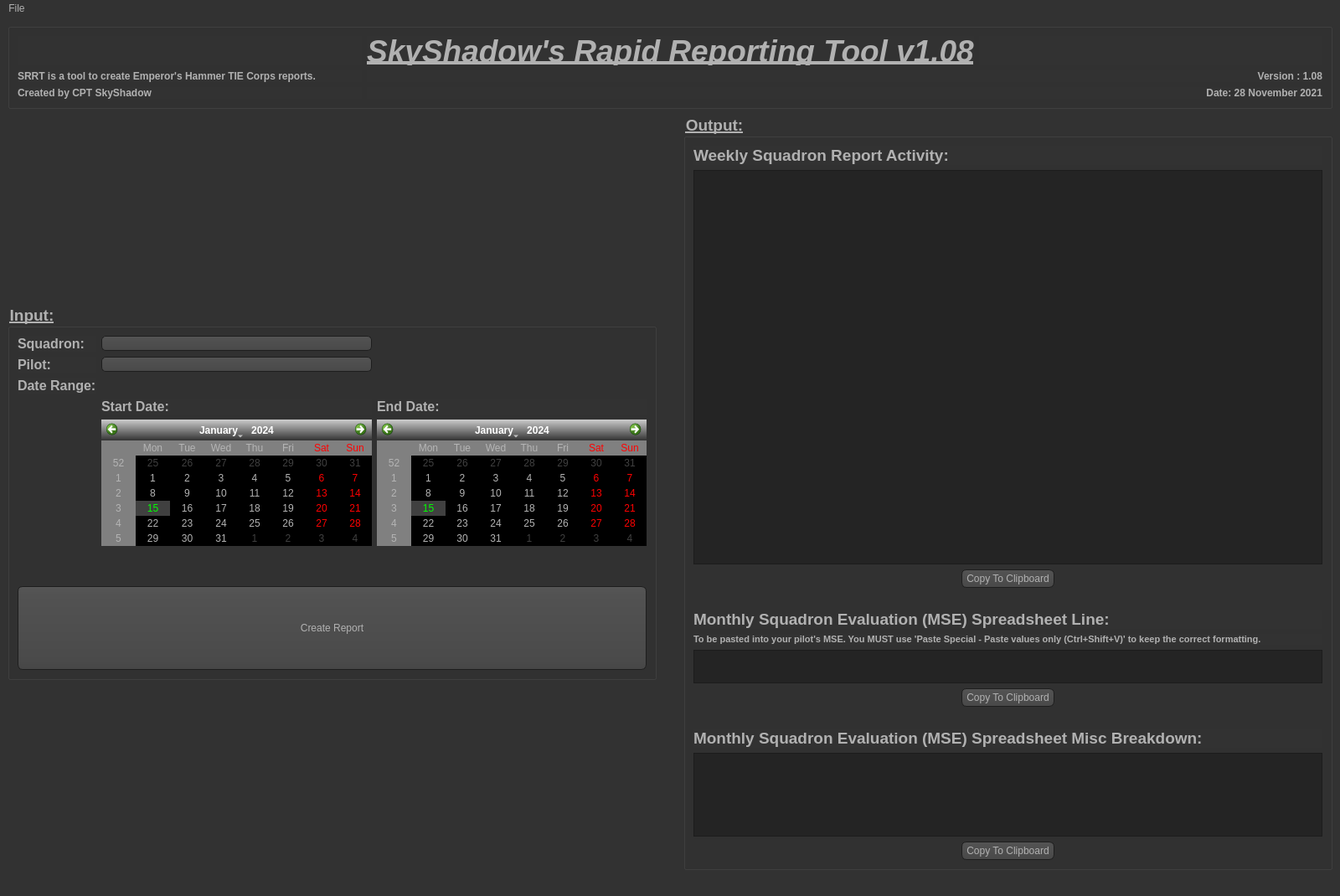
<?xml version="1.0" encoding="UTF-8"?>
<ui version="4.0">
 <class>MainWindow</class>
 <widget class="QMainWindow" name="MainWindow">
  <property name="geometry">
   <rect>
    <x>0</x>
    <y>0</y>
    <width>1600</width>
    <height>1070</height>
   </rect>
  </property>
  <property name="windowTitle">
   <string>SkyShadow's Rapid Reporting Tool</string>
  </property>
  <property name="windowIcon">
   <iconset resource="Resource/resource.qrc">
    <normaloff>:/icons/icon.png</normaloff>:/icons/icon.png</iconset>
  </property>
  <property name="styleSheet">
   <string notr="true">QToolTip
{
     border: 1px solid black;
     background-color: #ffa02f;
     padding: 1px;
     border-radius: 3px;
     opacity: 100;
}

QWidget
{
    color: #b1b1b1;
    background-color: #323232;
}

QWidget:item:hover
{
    background-color: QLinearGradient( x1: 0, y1: 0, x2: 0, y2: 1, stop: 0 #ffa02f, stop: 1 #ca0619);
    color: #000000;
}

QWidget:item:selected
{
    background-color: QLinearGradient( x1: 0, y1: 0, x2: 0, y2: 1, stop: 0 #ffa02f, stop: 1 #d7801a);
}

QMenuBar::item
{
    background: transparent;
}

QMenuBar::item:selected
{
    background: transparent;
    border: 1px solid #ffaa00;
}

QMenuBar::item:pressed
{
    background: #444;
    border: 1px solid #000;
    background-color: QLinearGradient(
        x1:0, y1:0,
        x2:0, y2:1,
        stop:1 #212121,
        stop:0.4 #343434/*,
        stop:0.2 #343434,
        stop:0.1 #ffaa00*/
    );
    margin-bottom:-1px;
    padding-bottom:1px;
}

QMenu
{
    border: 1px solid #000;
}

QMenu::item
{
    padding: 2px 20px 2px 20px;
}

QMenu::item:selected
{
    color: #000000;
}

QWidget:disabled
{
    color: #404040;
    background-color: #323232;
}

QAbstractItemView
{
    background-color: QLinearGradient( x1: 0, y1: 0, x2: 0, y2: 1, stop: 0 #4d4d4d, stop: 0.1 #646464, stop: 1 #5d5d5d);
}

QWidget:focus
{
    /*border: 2px solid QLinearGradient( x1: 0, y1: 0, x2: 0, y2: 1, stop: 0 #ffa02f, stop: 1 #d7801a);*/
}

QLineEdit
{
    background-color: QLinearGradient( x1: 0, y1: 0, x2: 0, y2: 1, stop: 0 #4d4d4d, stop: 0 #646464, stop: 1 #5d5d5d);
    padding: 1px;
    border-style: solid;
    border: 1px solid #1e1e1e;
    border-radius: 5;
}

QPushButton
{
    color: #b1b1b1;
    background-color: QLinearGradient( x1: 0, y1: 0, x2: 0, y2: 1, stop: 0 #565656, stop: 0.1 #525252, stop: 0.5 #4e4e4e, stop: 0.9 #4a4a4a, stop: 1 #464646);
    border-width: 1px;
    border-color: #1e1e1e;
    border-style: solid;
    border-radius: 6;
    padding: 3px;
    font-size: 12px;
    padding-left: 5px;
    padding-right: 5px;
}

QPushButton:pressed
{
    background-color: QLinearGradient( x1: 0, y1: 0, x2: 0, y2: 1, stop: 0 #2d2d2d, stop: 0.1 #2b2b2b, stop: 0.5 #292929, stop: 0.9 #282828, stop: 1 #252525);
}

QComboBox
{
    selection-background-color: #ffaa00;
    background-color: QLinearGradient( x1: 0, y1: 0, x2: 0, y2: 1, stop: 0 #565656, stop: 0.1 #525252, stop: 0.5 #4e4e4e, stop: 0.9 #4a4a4a, stop: 1 #464646);
    border-style: solid;
    border: 1px solid #1e1e1e;
    border-radius: 5;
}

QComboBox:hover,QPushButton:hover
{
    border: 2px solid QLinearGradient( x1: 0, y1: 0, x2: 0, y2: 1, stop: 0 #ffa02f, stop: 1 #d7801a);
}


QComboBox:on
{
    padding-top: 3px;
    padding-left: 4px;
    background-color: QLinearGradient( x1: 0, y1: 0, x2: 0, y2: 1, stop: 0 #2d2d2d, stop: 0.1 #2b2b2b, stop: 0.5 #292929, stop: 0.9 #282828, stop: 1 #252525);
    selection-background-color: #ffaa00;
}

QComboBox QAbstractItemView
{
    border: 2px solid darkgray;
    selection-background-color: QLinearGradient( x1: 0, y1: 0, x2: 0, y2: 1, stop: 0 #ffa02f, stop: 1 #d7801a);
}

QComboBox::drop-down
{
     subcontrol-origin: padding;
     subcontrol-position: top right;
     width: 15px;

     border-left-width: 0px;
     border-left-color: darkgray;
     border-left-style: solid; /* just a single line */
     border-top-right-radius: 3px; /* same radius as the QComboBox */
     border-bottom-right-radius: 3px;
 }

QComboBox::down-arrow
{
     image: url(:/down_arrow.png);
}

QGroupBox:focus
{
border: 2px solid QLinearGradient( x1: 0, y1: 0, x2: 0, y2: 1, stop: 0 #ffa02f, stop: 1 #d7801a);
}

QTextEdit:focus
{
    border: 2px solid QLinearGradient( x1: 0, y1: 0, x2: 0, y2: 1, stop: 0 #ffa02f, stop: 1 #d7801a);
}

QScrollBar:horizontal {
     border: 1px solid #222222;
     background: QLinearGradient( x1: 0, y1: 0, x2: 0, y2: 1, stop: 0.0 #121212, stop: 0.2 #282828, stop: 1 #484848);
     height: 7px;
     margin: 0px 16px 0 16px;
}

QScrollBar::handle:horizontal
{
      background: QLinearGradient( x1: 0, y1: 0, x2: 1, y2: 0, stop: 0 #ffa02f, stop: 0.5 #d7801a, stop: 1 #ffa02f);
      min-height: 20px;
      border-radius: 2px;
}

QScrollBar::add-line:horizontal {
      border: 1px solid #1b1b19;
      border-radius: 2px;
      background: QLinearGradient( x1: 0, y1: 0, x2: 1, y2: 0, stop: 0 #ffa02f, stop: 1 #d7801a);
      width: 14px;
      subcontrol-position: right;
      subcontrol-origin: margin;
}

QScrollBar::sub-line:horizontal {
      border: 1px solid #1b1b19;
      border-radius: 2px;
      background: QLinearGradient( x1: 0, y1: 0, x2: 1, y2: 0, stop: 0 #ffa02f, stop: 1 #d7801a);
      width: 14px;
     subcontrol-position: left;
     subcontrol-origin: margin;
}

QScrollBar::right-arrow:horizontal, QScrollBar::left-arrow:horizontal
{
      border: 1px solid black;
      width: 1px;
      height: 1px;
      background: white;
}

QScrollBar::add-page:horizontal, QScrollBar::sub-page:horizontal
{
      background: none;
}

QScrollBar:vertical
{
      background: QLinearGradient( x1: 0, y1: 0, x2: 1, y2: 0, stop: 0.0 #121212, stop: 0.2 #282828, stop: 1 #484848);
      width: 7px;
      margin: 16px 0 16px 0;
      border: 1px solid #222222;
}

QScrollBar::handle:vertical
{
      background: QLinearGradient( x1: 0, y1: 0, x2: 0, y2: 1, stop: 0 #ffa02f, stop: 0.5 #d7801a, stop: 1 #ffa02f);
      min-height: 20px;
      border-radius: 2px;
}

QScrollBar::add-line:vertical
{
      border: 1px solid #1b1b19;
      border-radius: 2px;
      background: QLinearGradient( x1: 0, y1: 0, x2: 0, y2: 1, stop: 0 #ffa02f, stop: 1 #d7801a);
      height: 14px;
      subcontrol-position: bottom;
      subcontrol-origin: margin;
}

QScrollBar::sub-line:vertical
{
      border: 1px solid #1b1b19;
      border-radius: 2px;
      background: QLinearGradient( x1: 0, y1: 0, x2: 0, y2: 1, stop: 0 #d7801a, stop: 1 #ffa02f);
      height: 14px;
      subcontrol-position: top;
      subcontrol-origin: margin;
}

QScrollBar::up-arrow:vertical, QScrollBar::down-arrow:vertical
{
      border: 1px solid black;
      width: 1px;
      height: 1px;
      background: white;
}


QScrollBar::add-page:vertical, QScrollBar::sub-page:vertical
{
      background: none;
}

QTextEdit
{
    background-color: #242424;
}

QPlainTextEdit
{
    background-color: #242424;
}

QHeaderView::section
{
    background-color: QLinearGradient(x1:0, y1:0, x2:0, y2:1, stop:0 #616161, stop: 0.5 #505050, stop: 0.6 #434343, stop:1 #656565);
    color: white;
    padding-left: 4px;
    border: 1px solid #6c6c6c;
}

QCheckBox:disabled
{
color: #414141;
}

QDockWidget::title
{
    text-align: center;
    spacing: 3px; /* spacing between items in the tool bar */
    background-color: QLinearGradient(x1:0, y1:0, x2:0, y2:1, stop:0 #323232, stop: 0.5 #242424, stop:1 #323232);
}

QDockWidget::close-button, QDockWidget::float-button
{
    text-align: center;
    spacing: 1px; /* spacing between items in the tool bar */
    background-color: QLinearGradient(x1:0, y1:0, x2:0, y2:1, stop:0 #323232, stop: 0.5 #242424, stop:1 #323232);
}

QDockWidget::close-button:hover, QDockWidget::float-button:hover
{
    background: #242424;
}

QDockWidget::close-button:pressed, QDockWidget::float-button:pressed
{
    padding: 1px -1px -1px 1px;
}

QMainWindow::separator
{
    background-color: QLinearGradient(x1:0, y1:0, x2:0, y2:1, stop:0 #161616, stop: 0.5 #151515, stop: 0.6 #212121, stop:1 #343434);
    color: white;
    padding-left: 4px;
    border: 1px solid #4c4c4c;
    spacing: 3px; /* spacing between items in the tool bar */
}

QMainWindow::separator:hover
{

    background-color: QLinearGradient(x1:0, y1:0, x2:0, y2:1, stop:0 #d7801a, stop:0.5 #b56c17 stop:1 #ffa02f);
    color: white;
    padding-left: 4px;
    border: 1px solid #6c6c6c;
    spacing: 3px; /* spacing between items in the tool bar */
}

QToolBar::handle
{
     spacing: 3px; /* spacing between items in the tool bar */
     background: url(:/images/handle.png);
}

QMenu::separator
{
    height: 2px;
    background-color: QLinearGradient(x1:0, y1:0, x2:0, y2:1, stop:0 #161616, stop: 0.5 #151515, stop: 0.6 #212121, stop:1 #343434);
    color: white;
    padding-left: 4px;
    margin-left: 10px;
    margin-right: 5px;
}

QProgressBar
{
    border: 2px solid grey;
    border-radius: 5px;
    text-align: center;
}

QProgressBar::chunk
{
    background-color: #d7801a;
    width: 2.15px;
    margin: 0.5px;
}

QTabBar::tab {
    color: #b1b1b1;
    border: 1px solid #444;
    border-bottom-style: none;
    background-color: #323232;
    padding-left: 10px;
    padding-right: 10px;
    padding-top: 3px;
    padding-bottom: 2px;
    margin-right: -1px;
}

QTabWidget::pane {
    border: 1px solid #444;
    top: 1px;
}

QTabBar::tab:last
{
    margin-right: 0; /* the last selected tab has nothing to overlap with on the right */
    border-top-right-radius: 3px;
}

QTabBar::tab:first:!selected
{
 margin-left: 0px; /* the last selected tab has nothing to overlap with on the right */


    border-top-left-radius: 3px;
}

QTabBar::tab:!selected
{
    color: #b1b1b1;
    border-bottom-style: solid;
    margin-top: 3px;
    background-color: QLinearGradient(x1:0, y1:0, x2:0, y2:1, stop:1 #212121, stop:.4 #343434);
}

QTabBar::tab:selected
{
    border-top-left-radius: 3px;
    border-top-right-radius: 3px;
    margin-bottom: 0px;
}

QTabBar::tab:!selected:hover
{
    /*border-top: 2px solid #ffaa00;
    padding-bottom: 3px;*/
    border-top-left-radius: 3px;
    border-top-right-radius: 3px;
    background-color: QLinearGradient(x1:0, y1:0, x2:0, y2:1, stop:1 #212121, stop:0.4 #343434, stop:0.2 #343434, stop:0.1 #ffaa00);
}

QRadioButton::indicator:checked, QRadioButton::indicator:unchecked{
    color: #b1b1b1;
    background-color: #323232;
    border: 1px solid #b1b1b1;
    border-radius: 6px;
}

QRadioButton::indicator:checked
{
    background-color: qradialgradient(
        cx: 0.5, cy: 0.5,
        fx: 0.5, fy: 0.5,
        radius: 1.0,
        stop: 0.25 #ffaa00,
        stop: 0.3 #323232
    );
}

QCheckBox::indicator{
    color: #b1b1b1;
    background-color: #323232;
    border: 1px solid #b1b1b1;
    width: 9px;
    height: 9px;
}

QRadioButton::indicator
{
    border-radius: 6px;
}

QRadioButton::indicator:hover, QCheckBox::indicator:hover
{
    border: 1px solid #ffaa00;
}

QCheckBox::indicator:checked
{
    image:url(:/images/checkbox.png);
}

QCheckBox::indicator:disabled, QRadioButton::indicator:disabled
{
    border: 1px solid #444;
}</string>
  </property>
  <widget class="QWidget" name="centralwidget">
   <layout class="QGridLayout" name="gridLayout_4">
    <item row="2" column="0" rowspan="3">
     <widget class="QGroupBox" name="groupBox">
      <property name="font">
       <font>
        <family>Arial</family>
        <pointsize>14</pointsize>
        <weight>75</weight>
        <bold>true</bold>
        <underline>true</underline>
       </font>
      </property>
      <property name="title">
       <string>Input:</string>
      </property>
      <layout class="QGridLayout" name="gridLayout">
       <item row="4" column="2">
        <widget class="QCalendarWidget" name="calEnd">
         <property name="minimumSize">
          <size>
           <width>0</width>
           <height>0</height>
          </size>
         </property>
         <property name="maximumSize">
          <size>
           <width>16777215</width>
           <height>165</height>
          </size>
         </property>
         <property name="styleSheet">
          <string notr="true">QCalendarWidget QToolButton {
  	color: white;
  	background-color: qlineargradient(x1:0, y1:0, x2:0, y2:1, stop: 0 #cccccc, stop: 1 #333333);
  }
  QCalendarWidget QMenu {
  	left: 20px;
  	color: white;
  	background-color: rgb(100, 100, 100);
  }
  QCalendarWidget QSpinBox { 
  	color: white; 
  	background-color: qlineargradient(x1:0, y1:0, x2:0, y2:1, stop: 0 #cccccc, stop: 1 #333333); 
  	selection-background-color: rgb(136, 136, 136);
  	selection-color: rgb(255, 255, 255);
  }
  QCalendarWidget QSpinBox::up-button { subcontrol-origin: border;  subcontrol-position: top right;  width:65px; }
  QCalendarWidget QSpinBox::down-button {subcontrol-origin: border; subcontrol-position: bottom right;  width:65px;}
  QCalendarWidget QSpinBox::up-arrow { width:56px;  height:56px; }
  QCalendarWidget QSpinBox::down-arrow { width:56px;  height:56px; }
   
  /* header row */
  QCalendarWidget QWidget { alternate-background-color: rgb(128, 128, 128); }
   
  /* normal days */
  QCalendarWidget QAbstractItemView:enabled 
  {
  	color: rgb(180, 180, 180);  
  	background-color: black;  
  	selection-background-color: rgb(64, 64, 64); 
  	selection-color: rgb(0, 255, 0); 
  }
   
  /* days in other months */
  /* navigation bar */
QCalendarWidget QWidget#qt_calendar_navigationbar
{ 
  background-color: qlineargradient(x1:0, y1:0, x2:0, y2:1, stop: 0 #cccccc, stop: 1 #333333); 
}

QCalendarWidget QAbstractItemView:disabled 
{ 
color: rgb(64, 64, 64); 
}</string>
         </property>
        </widget>
       </item>
       <item row="3" column="1">
        <widget class="QLabel" name="label_15">
         <property name="font">
          <font>
           <family>Arial</family>
           <pointsize>12</pointsize>
           <weight>75</weight>
           <bold>true</bold>
          </font>
         </property>
         <property name="text">
          <string>Start Date:</string>
         </property>
        </widget>
       </item>
       <item row="2" column="0">
        <widget class="QLabel" name="label_14">
         <property name="font">
          <font>
           <family>Arial</family>
           <pointsize>12</pointsize>
           <weight>75</weight>
           <bold>true</bold>
          </font>
         </property>
         <property name="text">
          <string>Date Range:</string>
         </property>
        </widget>
       </item>
       <item row="0" column="0">
        <widget class="QLabel" name="label_12">
         <property name="font">
          <font>
           <family>Arial</family>
           <pointsize>12</pointsize>
           <weight>75</weight>
           <bold>true</bold>
          </font>
         </property>
         <property name="text">
          <string>Squadron: </string>
         </property>
        </widget>
       </item>
       <item row="0" column="1">
        <widget class="QComboBox" name="cbSquadrons"/>
       </item>
       <item row="1" column="1">
        <widget class="QComboBox" name="cbPilots"/>
       </item>
       <item row="3" column="2">
        <widget class="QLabel" name="label_16">
         <property name="font">
          <font>
           <family>Arial</family>
           <pointsize>12</pointsize>
           <weight>75</weight>
           <bold>true</bold>
          </font>
         </property>
         <property name="text">
          <string>End Date:</string>
         </property>
        </widget>
       </item>
       <item row="4" column="1">
        <widget class="QCalendarWidget" name="calStart">
         <property name="maximumSize">
          <size>
           <width>16777215</width>
           <height>165</height>
          </size>
         </property>
         <property name="styleSheet">
          <string notr="true">QCalendarWidget QToolButton {
  	color: white;
  	background-color: qlineargradient(x1:0, y1:0, x2:0, y2:1, stop: 0 #cccccc, stop: 1 #333333);
  }
  QCalendarWidget QMenu {
  	left: 20px;
  	color: white;
  	background-color: rgb(100, 100, 100);
  }
  QCalendarWidget QSpinBox { 
  	color: white; 
  	background-color: qlineargradient(x1:0, y1:0, x2:0, y2:1, stop: 0 #cccccc, stop: 1 #333333); 
  	selection-background-color: rgb(136, 136, 136);
  	selection-color: rgb(255, 255, 255);
  }
  QCalendarWidget QSpinBox::up-button { subcontrol-origin: border;  subcontrol-position: top right;  width:65px; }
  QCalendarWidget QSpinBox::down-button {subcontrol-origin: border; subcontrol-position: bottom right;  width:65px;}
  QCalendarWidget QSpinBox::up-arrow { width:56px;  height:56px; }
  QCalendarWidget QSpinBox::down-arrow { width:56px;  height:56px; }
   
  /* header row */
  QCalendarWidget QWidget { alternate-background-color: rgb(128, 128, 128); }
   
  /* normal days */
  QCalendarWidget QAbstractItemView:enabled 
  {
  	color: rgb(180, 180, 180);  
  	background-color: black;  
  	selection-background-color: rgb(64, 64, 64); 
  	selection-color: rgb(0, 255, 0); 
  }
   
  /* days in other months */
  /* navigation bar */
QCalendarWidget QWidget#qt_calendar_navigationbar
{ 
  background-color: qlineargradient(x1:0, y1:0, x2:0, y2:1, stop: 0 #cccccc, stop: 1 #333333); 
}

QCalendarWidget QAbstractItemView:disabled 
{ 
color: rgb(64, 64, 64); 
}</string>
         </property>
        </widget>
       </item>
       <item row="1" column="0">
        <widget class="QLabel" name="label_13">
         <property name="font">
          <font>
           <family>Arial</family>
           <pointsize>12</pointsize>
           <weight>75</weight>
           <bold>true</bold>
          </font>
         </property>
         <property name="text">
          <string>Pilot:</string>
         </property>
        </widget>
       </item>
       <item row="5" column="1">
        <spacer name="verticalSpacer_4">
         <property name="orientation">
          <enum>Qt::Vertical</enum>
         </property>
         <property name="sizeHint" stdset="0">
          <size>
           <width>20</width>
           <height>40</height>
          </size>
         </property>
        </spacer>
       </item>
       <item row="6" column="0" colspan="3">
        <widget class="QPushButton" name="btnConvert">
         <property name="minimumSize">
          <size>
           <width>254</width>
           <height>100</height>
          </size>
         </property>
         <property name="maximumSize">
          <size>
           <width>16777215</width>
           <height>16777215</height>
          </size>
         </property>
         <property name="font">
          <font>
           <pointsize>-1</pointsize>
          </font>
         </property>
         <property name="text">
          <string>Create Report</string>
         </property>
        </widget>
       </item>
      </layout>
     </widget>
    </item>
    <item row="5" column="0">
     <spacer name="verticalSpacer_3">
      <property name="orientation">
       <enum>Qt::Vertical</enum>
      </property>
      <property name="sizeHint" stdset="0">
       <size>
        <width>20</width>
        <height>40</height>
       </size>
      </property>
     </spacer>
    </item>
    <item row="0" column="0" colspan="3">
     <widget class="QGroupBox" name="groupBox_3">
      <property name="title">
       <string/>
      </property>
      <layout class="QGridLayout" name="gridLayout_3">
       <item row="4" column="0">
        <widget class="QLabel" name="label_6">
         <property name="maximumSize">
          <size>
           <width>16777215</width>
           <height>25</height>
          </size>
         </property>
         <property name="font">
          <font>
           <pointsize>9</pointsize>
           <weight>75</weight>
           <bold>true</bold>
          </font>
         </property>
         <property name="text">
          <string>Created by CPT SkyShadow</string>
         </property>
        </widget>
       </item>
       <item row="3" column="0">
        <widget class="QLabel" name="label_2">
         <property name="maximumSize">
          <size>
           <width>16777215</width>
           <height>25</height>
          </size>
         </property>
         <property name="font">
          <font>
           <pointsize>9</pointsize>
           <weight>75</weight>
           <bold>true</bold>
          </font>
         </property>
         <property name="text">
          <string>SRRT is a tool to create Emperor's Hammer TIE Corps reports.</string>
         </property>
        </widget>
       </item>
       <item row="0" column="1">
        <widget class="QLabel" name="label">
         <property name="maximumSize">
          <size>
           <width>16777215</width>
           <height>35</height>
          </size>
         </property>
         <property name="font">
          <font>
           <family>Arial</family>
           <pointsize>28</pointsize>
           <weight>75</weight>
           <italic>true</italic>
           <bold>true</bold>
           <underline>true</underline>
          </font>
         </property>
         <property name="text">
          <string>SkyShadow's Rapid Reporting Tool v1.08</string>
         </property>
         <property name="alignment">
          <set>Qt::AlignCenter</set>
         </property>
        </widget>
       </item>
       <item row="0" column="0">
        <widget class="QLabel" name="label_10">
         <property name="text">
          <string/>
         </property>
         <property name="pixmap">
          <pixmap resource="Resource/resource.qrc">:/icons/tclogo.png</pixmap>
         </property>
        </widget>
       </item>
       <item row="4" column="1" colspan="2">
        <widget class="QLabel" name="label_8">
         <property name="maximumSize">
          <size>
           <width>16777215</width>
           <height>25</height>
          </size>
         </property>
         <property name="font">
          <font>
           <pointsize>9</pointsize>
           <weight>75</weight>
           <bold>true</bold>
          </font>
         </property>
         <property name="text">
          <string>Date: 28 November 2021</string>
         </property>
         <property name="alignment">
          <set>Qt::AlignRight|Qt::AlignTrailing|Qt::AlignVCenter</set>
         </property>
        </widget>
       </item>
       <item row="0" column="2">
        <widget class="QLabel" name="label_11">
         <property name="maximumSize">
          <size>
           <width>16777215</width>
           <height>137</height>
          </size>
         </property>
         <property name="text">
          <string/>
         </property>
         <property name="pixmap">
          <pixmap resource="Resource/resource.qrc">:/icons/eh.png</pixmap>
         </property>
         <property name="alignment">
          <set>Qt::AlignRight|Qt::AlignTrailing|Qt::AlignVCenter</set>
         </property>
        </widget>
       </item>
       <item row="3" column="1" colspan="2">
        <widget class="QLabel" name="label_7">
         <property name="maximumSize">
          <size>
           <width>16777215</width>
           <height>25</height>
          </size>
         </property>
         <property name="font">
          <font>
           <pointsize>9</pointsize>
           <weight>75</weight>
           <bold>true</bold>
          </font>
         </property>
         <property name="text">
          <string>Version : 1.08</string>
         </property>
         <property name="alignment">
          <set>Qt::AlignRight|Qt::AlignTrailing|Qt::AlignVCenter</set>
         </property>
        </widget>
       </item>
      </layout>
     </widget>
    </item>
    <item row="2" column="1">
     <spacer name="verticalSpacer_2">
      <property name="orientation">
       <enum>Qt::Vertical</enum>
      </property>
      <property name="sizeHint" stdset="0">
       <size>
        <width>20</width>
        <height>40</height>
       </size>
      </property>
     </spacer>
    </item>
    <item row="4" column="1">
     <spacer name="verticalSpacer">
      <property name="orientation">
       <enum>Qt::Vertical</enum>
      </property>
      <property name="sizeHint" stdset="0">
       <size>
        <width>20</width>
        <height>40</height>
       </size>
      </property>
     </spacer>
    </item>
    <item row="1" column="0">
     <spacer name="verticalSpacer_5">
      <property name="orientation">
       <enum>Qt::Vertical</enum>
      </property>
      <property name="sizeHint" stdset="0">
       <size>
        <width>20</width>
        <height>40</height>
       </size>
      </property>
     </spacer>
    </item>
    <item row="1" column="2" rowspan="5">
     <widget class="QGroupBox" name="groupBox_2">
      <property name="font">
       <font>
        <family>Arial</family>
        <pointsize>14</pointsize>
        <weight>75</weight>
        <bold>true</bold>
        <underline>true</underline>
       </font>
      </property>
      <property name="title">
       <string>Output:</string>
      </property>
      <layout class="QGridLayout" name="gridLayout_2">
       <item row="3" column="0">
        <spacer name="horizontalSpacer_4">
         <property name="orientation">
          <enum>Qt::Horizontal</enum>
         </property>
         <property name="sizeHint" stdset="0">
          <size>
           <width>40</width>
           <height>20</height>
          </size>
         </property>
        </spacer>
       </item>
       <item row="13" column="1">
        <widget class="QPushButton" name="btnCopyMSEMisc">
         <property name="font">
          <font>
           <pointsize>-1</pointsize>
          </font>
         </property>
         <property name="text">
          <string>Copy To Clipboard</string>
         </property>
        </widget>
       </item>
       <item row="3" column="2">
        <spacer name="horizontalSpacer_3">
         <property name="orientation">
          <enum>Qt::Horizontal</enum>
         </property>
         <property name="sizeHint" stdset="0">
          <size>
           <width>40</width>
           <height>20</height>
          </size>
         </property>
        </spacer>
       </item>
       <item row="3" column="1">
        <widget class="QPushButton" name="btnCopyWSR">
         <property name="maximumSize">
          <size>
           <width>150</width>
           <height>16777215</height>
          </size>
         </property>
         <property name="font">
          <font>
           <pointsize>-1</pointsize>
          </font>
         </property>
         <property name="text">
          <string>Copy To Clipboard</string>
         </property>
        </widget>
       </item>
       <item row="4" column="0" colspan="3">
        <spacer name="horizontalSpacer_2">
         <property name="orientation">
          <enum>Qt::Horizontal</enum>
         </property>
         <property name="sizeHint" stdset="0">
          <size>
           <width>40</width>
           <height>20</height>
          </size>
         </property>
        </spacer>
       </item>
       <item row="1" column="0" colspan="3">
        <widget class="QTextEdit" name="teOutputWSR">
         <property name="font">
          <font>
           <family>Arial</family>
           <pointsize>12</pointsize>
           <weight>50</weight>
           <bold>false</bold>
           <underline>false</underline>
          </font>
         </property>
         <property name="acceptRichText">
          <bool>false</bool>
         </property>
        </widget>
       </item>
       <item row="5" column="0" colspan="3">
        <widget class="QLabel" name="label_4">
         <property name="font">
          <font>
           <family>Arial</family>
           <pointsize>14</pointsize>
           <weight>75</weight>
           <bold>true</bold>
           <underline>false</underline>
          </font>
         </property>
         <property name="text">
          <string>Monthly Squadron Evaluation (MSE) Spreadsheet Line:</string>
         </property>
         <property name="wordWrap">
          <bool>true</bool>
         </property>
        </widget>
       </item>
       <item row="10" column="0" colspan="3">
        <spacer name="horizontalSpacer">
         <property name="orientation">
          <enum>Qt::Horizontal</enum>
         </property>
         <property name="sizeHint" stdset="0">
          <size>
           <width>40</width>
           <height>20</height>
          </size>
         </property>
        </spacer>
       </item>
       <item row="11" column="0" colspan="3">
        <widget class="QLabel" name="label_5">
         <property name="font">
          <font>
           <family>Arial</family>
           <pointsize>14</pointsize>
           <weight>75</weight>
           <bold>true</bold>
           <underline>false</underline>
          </font>
         </property>
         <property name="text">
          <string>Monthly Squadron Evaluation (MSE) Spreadsheet Misc Breakdown:</string>
         </property>
         <property name="wordWrap">
          <bool>false</bool>
         </property>
        </widget>
       </item>
       <item row="12" column="0" colspan="3">
        <widget class="QTextEdit" name="teOutputMSEMisc">
         <property name="maximumSize">
          <size>
           <width>16777215</width>
           <height>100</height>
          </size>
         </property>
         <property name="font">
          <font>
           <family>Arial</family>
           <pointsize>12</pointsize>
           <weight>50</weight>
           <bold>false</bold>
           <underline>false</underline>
          </font>
         </property>
         <property name="acceptRichText">
          <bool>false</bool>
         </property>
        </widget>
       </item>
       <item row="0" column="0" colspan="3">
        <widget class="QLabel" name="label_3">
         <property name="font">
          <font>
           <family>Arial</family>
           <pointsize>14</pointsize>
           <weight>75</weight>
           <bold>true</bold>
           <underline>false</underline>
          </font>
         </property>
         <property name="text">
          <string>Weekly Squadron Report Activity:</string>
         </property>
         <property name="wordWrap">
          <bool>false</bool>
         </property>
        </widget>
       </item>
       <item row="8" column="0" colspan="3">
        <widget class="QTextEdit" name="teOutputMSE">
         <property name="maximumSize">
          <size>
           <width>16777215</width>
           <height>40</height>
          </size>
         </property>
         <property name="font">
          <font>
           <family>Arial</family>
           <pointsize>6</pointsize>
           <weight>50</weight>
           <bold>false</bold>
           <underline>false</underline>
          </font>
         </property>
         <property name="html">
          <string>&lt;!DOCTYPE HTML PUBLIC &quot;-//W3C//DTD HTML 4.0//EN&quot; &quot;http://www.w3.org/TR/REC-html40/strict.dtd&quot;&gt;
&lt;html&gt;&lt;head&gt;&lt;meta name=&quot;qrichtext&quot; content=&quot;1&quot; /&gt;&lt;style type=&quot;text/css&quot;&gt;
p, li { white-space: pre-wrap; }
&lt;/style&gt;&lt;/head&gt;&lt;body style=&quot; font-family:'Arial'; font-size:6pt; font-weight:400; font-style:normal;&quot;&gt;
&lt;p style=&quot;-qt-paragraph-type:empty; margin-top:0px; margin-bottom:0px; margin-left:0px; margin-right:0px; -qt-block-indent:0; text-indent:0px;&quot;&gt;&lt;br /&gt;&lt;/p&gt;
&lt;p style=&quot;-qt-paragraph-type:empty; margin-top:0px; margin-bottom:0px; margin-left:0px; margin-right:0px; -qt-block-indent:0; text-indent:0px;&quot;&gt;&lt;br /&gt;&lt;/p&gt;&lt;/body&gt;&lt;/html&gt;</string>
         </property>
         <property name="acceptRichText">
          <bool>false</bool>
         </property>
        </widget>
       </item>
       <item row="9" column="1">
        <widget class="QPushButton" name="btnCopyMSE">
         <property name="font">
          <font>
           <pointsize>-1</pointsize>
          </font>
         </property>
         <property name="text">
          <string>Copy To Clipboard</string>
         </property>
        </widget>
       </item>
       <item row="6" column="0" colspan="3">
        <widget class="QLabel" name="label_9">
         <property name="font">
          <font>
           <pointsize>8</pointsize>
           <weight>75</weight>
           <bold>true</bold>
           <underline>false</underline>
          </font>
         </property>
         <property name="text">
          <string>To be pasted into your pilot's MSE. You MUST use 'Paste Special - Paste values only (Ctrl+Shift+V)' to keep the correct formatting.</string>
         </property>
         <property name="alignment">
          <set>Qt::AlignLeading|Qt::AlignLeft|Qt::AlignVCenter</set>
         </property>
        </widget>
       </item>
      </layout>
      <zorder>label_4</zorder>
      <zorder>teOutputMSEMisc</zorder>
      <zorder>teOutputMSE</zorder>
      <zorder>btnCopyMSE</zorder>
      <zorder>btnCopyMSEMisc</zorder>
      <zorder>teOutputWSR</zorder>
      <zorder>label_5</zorder>
      <zorder>label_3</zorder>
      <zorder>horizontalSpacer_2</zorder>
      <zorder>horizontalSpacer</zorder>
      <zorder>btnCopyWSR</zorder>
      <zorder>horizontalSpacer_3</zorder>
      <zorder>horizontalSpacer_4</zorder>
      <zorder>label_9</zorder>
     </widget>
    </item>
   </layout>
  </widget>
  <widget class="QStatusBar" name="statusbar"/>
  <widget class="QMenuBar" name="menubar">
   <property name="geometry">
    <rect>
     <x>0</x>
     <y>0</y>
     <width>1600</width>
     <height>21</height>
    </rect>
   </property>
   <widget class="QMenu" name="menuFile">
    <property name="title">
     <string>File</string>
    </property>
    <addaction name="actionExit"/>
   </widget>
   <addaction name="menuFile"/>
  </widget>
  <action name="actionExit">
   <property name="text">
    <string>Exit (Alt-F4)</string>
   </property>
  </action>
 </widget>
 <tabstops>
  <tabstop>teOutputWSR</tabstop>
  <tabstop>teOutputMSE</tabstop>
  <tabstop>btnCopyMSE</tabstop>
  <tabstop>teOutputMSEMisc</tabstop>
  <tabstop>btnCopyMSEMisc</tabstop>
 </tabstops>
 <resources>
  <include location="Resource/resource.qrc"/>
  <include location="resource.qrc"/>
 </resources>
 <connections/>
</ui>
